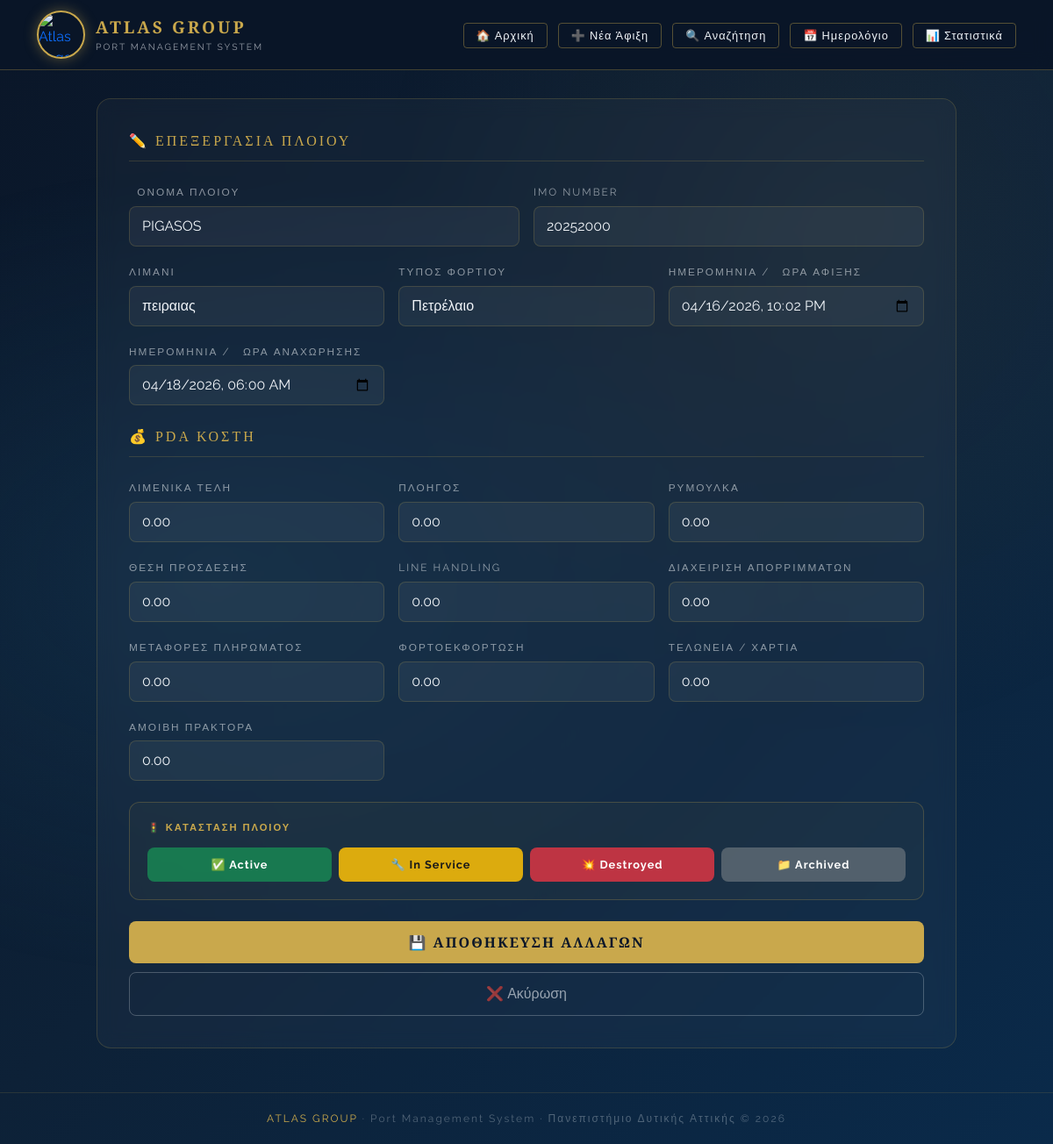
/edit_ship.php?id=2, run on the app's committed database.
### tables this page shows
CREATE TABLE `arrivals` (
  `id` int(11) NOT NULL,
  `ship_name` varchar(100) NOT NULL,
  `imo_number` varchar(20) DEFAULT NULL,
  `cargo_type` varchar(50) DEFAULT NULL,
  `port` varchar(100) DEFAULT NULL,
  `arrival_time` datetime DEFAULT NULL,
  `departure_date` datetime DEFAULT NULL,
  `port_charges` decimal(10,2) NOT NULL DEFAULT 0.00,
  `pilotage` decimal(10,2) NOT NULL DEFAULT 0.00,
  `towage` decimal(10,2) NOT NULL DEFAULT 0.00,
  `berth_dues` decimal(10,2) NOT NULL DEFAULT 0.00,
  `services` decimal(10,2) NOT NULL DEFAULT 0.00,
  `garbage` decimal(10,2) NOT NULL DEFAULT 0.00,
  `crew_changes` decimal(10,2) NOT NULL DEFAULT 0.00,
  `cargo_ops` decimal(10,2) NOT NULL DEFAULT 0.00,
  `customs_docs` decimal(10,2) NOT NULL DEFAULT 0.00,
  `agency_fee` decimal(10,2) NOT NULL DEFAULT 0.00,
  `status` varchar(20) DEFAULT 'ΑΝΑΜΕΝΟΜΕΝΟ',
  `actual_arrival` datetime DEFAULT NULL,
  `actual_departure` datetime DEFAULT NULL,
  `internal_notes` text DEFAULT NULL
);

### src/helpers.php (called while the page is built, shortened)
<?php
function safe_h(?string $value): string {
    return htmlspecialchars((string)($value ?? ''), ENT_QUOTES, 'UTF-8');
}
function format_datetime_local_input(?string $value): string {
    $timestamp = strtotime($value);
    return date('Y-m-d\TH:i', $timestamp);
}

### src/edit_ship.php (the view, shortened to what this page needs)
<?php
include 'db_connect.php';
include 'helpers.php';
$id = intval($_GET['id'] ?? 0);
$stmt = $conn->prepare('SELECT * FROM arrivals WHERE id = ?');
$stmt->bind_param('i', $id);
$stmt->execute();
$ship = $stmt->get_result()->fetch_assoc();
$types = ['Containers', 'Πετρέλαιο', 'Χύδην Φορτίο', 'Επιβάτες', 'Άλλο'];
?>
<!DOCTYPE html>
<html lang="el">
<head>
    <link href="https://cdn.jsdelivr.net/npm/bootstrap@5.3.0/dist/css/bootstrap.min.css" rel="stylesheet">
</head>
<body>
<div class="content-wrapper">
    <nav class="navbar-atlas">
        <div class="container d-flex justify-content-between align-items-center">
            <a href="index.php" class="navbar-brand-atlas">
                <img src="https://cdn.abacus.ai/images/2740de7f-a8ff-4f15-a162-2b34e6333d3f.png" class="logo-img" alt="Atlas Logo">
                <div>
                    <div class="brand-name">ATLAS GROUP</div>
                    <div class="brand-sub">Port Management System</div>
                </div>
            </a>
            <div>
                <a href="index.php" class="nav-btn">&#127968; &#913;&#961;&#967;&#953;&#954;&#942;</a>
                <a href="add_ship.php" class="nav-btn">&#10133; &#925;&#941;&#945; &#902;&#966;&#953;&#958;&#951;</a>
                <a href="search.php" class="nav-btn">&#128269; &#913;&#957;&#945;&#950;&#942;&#964;&#951;&#963;&#951;</a>
                <a href="calendar.php" class="nav-btn">&#128197; &#919;&#956;&#949;&#961;&#959;&#955;&#972;&#947;&#953;&#959;</a>
                <a href="statistics.php" class="nav-btn">&#128202; &#931;&#964;&#945;&#964;&#953;&#963;&#964;&#953;&#954;&#940;</a>
            </div>
        </div>
    </nav>
    <div class="container">
        <div class="form-card">
            <div class="section-title">&#9999;&#65039; &#917;&#960;&#949;&#958;&#949;&#961;&#947;&#945;&#963;&#943;&#945; &#928;&#955;&#959;&#943;&#959;&#965;</div>
            <form method="POST">
                <div class="row g-3">
                    <div class="col-md-6">
                        <label class="form-label">&#8199;&#927;&#957;&#959;&#956;&#945; &#928;&#955;&#959;&#943;&#959;&#965;</label>
                        <input type="text" name="ship_name" class="form-control" required
                               value="<?= safe_h($ship['ship_name']) ?>">
                    </div>
                    <div class="col-md-6">
                        <label class="form-label">IMO Number</label>
                        <input type="text" name="imo_number" class="form-control"
                               value="<?= safe_h($ship['imo_number']) ?>">
                    </div>
                    <div class="col-md-4">
                        <label class="form-label">&#923;&#953;&#956;&#940;&#957;&#953;</label>
                        <input type="text" name="port" class="form-control" required
                               value="<?= safe_h($ship['port'] ?? '') ?>">
                    </div>
                    <div class="col-md-4">
                        <label class="form-label">&#932;&#973;&#960;&#959;&#962; &#934;&#959;&#961;&#964;&#943;&#959;&#965;</label>
                        <select name="cargo_type" class="form-select">
                            <?php foreach ($types as $type): ?>
                                <option value="<?= safe_h($type) ?>"
                                    <?= (($ship['cargo_type'] ?? '') === $type) ? 'selected' : '' ?>>
                                    <?= safe_h($type) ?>
                                </option>
                            <?php endforeach; ?>
                        </select>
                    </div>
                    <div class="col-md-4">
                        <label class="form-label">&#919;&#956;&#949;&#961;&#959;&#956;&#951;&#957;&#943;&#945; / &#8199;&#937;&#961;&#945; &#902;&#966;&#953;&#958;&#951;&#962;</label>
                        <input type="datetime-local" name="arrival_time" class="form-control" required
                               value="<?= safe_h(format_datetime_local_input($ship['arrival_time'] ?? null)) ?>">
                    </div>
                    <div class="col-md-4">
                        <label class="form-label">&#919;&#956;&#949;&#961;&#959;&#956;&#951;&#957;&#943;&#945; / &#8199;&#937;&#961;&#945; &#913;&#957;&#945;&#967;&#974;&#961;&#951;&#963;&#951;&#962;</label>
                        <input type="datetime-local" name="departure_date" class="form-control"
                               value="<?= safe_h(format_datetime_local_input($ship['departure_date'] ?? null)) ?>">
                    </div>
                </div>
                <div class="section-title mt-4">&#128176; PDA &#922;&#972;&#963;&#964;&#951;</div>
                <div class="row g-3">
                    <?php
                    $pda_fields = [
                        'port_charges'  => '&#923;&#953;&#956;&#949;&#957;&#953;&#954;&#940; &#964;&#941;&#955;&#951;',
                        'pilotage'      => '&#928;&#955;&#959;&#951;&#947;&#972;&#962;',
                        'towage'        => '&#929;&#965;&#956;&#959;&#965;&#955;&#954;&#940;',
                        'berth_dues'    => '&#920;&#941;&#963;&#951; &#960;&#961;&#972;&#963;&#948;&#949;&#963;&#951;&#962;',
                        'services'      => 'Line handling',
                        'garbage'       => '&#916;&#953;&#945;&#967;&#949;&#943;&#961;&#953;&#963;&#951; &#945;&#960;&#959;&#961;&#961;&#953;&#956;&#956;&#940;&#964;&#969;&#957;',
                        'crew_changes'  => '&#924;&#949;&#964;&#945;&#966;&#959;&#961;&#941;&#962; &#960;&#955;&#951;&#961;&#974;&#956;&#945;&#964;&#959;&#962;',
                        'cargo_ops'     => '&#934;&#959;&#961;&#964;&#959;&#949;&#954;&#966;&#972;&#961;&#964;&#969;&#963;&#951;',
                        'customs_docs'  => '&#932;&#949;&#955;&#969;&#957;&#949;&#943;&#945; / &#935;&#945;&#961;&#964;&#953;&#940;',
                        'agency_fee'    => '&#913;&#956;&#959;&#953;&#946;&#942; &#960;&#961;&#940;&#954;&#964;&#959;&#961;&#945;',
                    ];
                    foreach ($pda_fields as $fname => $flabel):
                    ?>
                    <div class="col-md-4">
                        <label class="form-label"><?= $flabel ?></label>
                        <input type="number" step="0.01" min="0" name="<?= $fname ?>" class="form-control"
                               value="<?= safe_h((string)($ship[$fname] ?? 0)) ?>">
                    </div>
                    <?php endforeach; ?>
                </div>
                <div class="status-section">
                    <div class="status-section-title">&#128678; &#922;&#945;&#964;&#940;&#963;&#964;&#945;&#963;&#951; &#928;&#955;&#959;&#943;&#959;&#965;</div>
                    <div class="d-flex gap-2 flex-wrap">
                        <button type="button" class="status-btn btn-status-active <?= (($ship['status'] ?? 'Active') === 'Active') ? 'active-selected' : '' ?>"
                            onclick="setStatus('Active', this)">&#9989; Active</button>
                        <button type="button" class="status-btn btn-status-service <?= (($ship['status'] ?? '') === 'Service') ? 'active-selected' : '' ?>"
                            onclick="setStatus('Service', this)">&#128295; In Service</button>
                        <button type="button" class="status-btn btn-status-destroyed <?= (($ship['status'] ?? '') === 'Destroyed') ? 'active-selected' : '' ?>"
                            onclick="setStatus('Destroyed', this)">&#128165; Destroyed</button>
                        <button type="button" class="status-btn btn-status-archived <?= (($ship['status'] ?? '') === 'Archived') ? 'active-selected' : '' ?>"
                            onclick="setStatus('Archived', this)">&#128193; Archived</button>
                    </div>
                </div>
                <div class="mt-4">
                    <button type="submit" class="btn-atlas">&#128190; &#913;&#928;&#927;&#920;&#919;&#922;&#917;&#933;&#931;&#919; &#913;&#923;&#923;&#913;&#915;&#937;&#925;</button>
                    <a href="index.php" class="btn-cancel">&#10060; &#913;&#954;&#973;&#961;&#969;&#963;&#951;</a>
                </div>
            </form>
        </div>
    </div>
    <footer class="atlas-footer">
        <span>ATLAS GROUP</span> &middot; Port Management System &middot; &#928;&#945;&#957;&#949;&#960;&#953;&#963;&#964;&#942;&#956;&#953;&#959; &#916;&#965;&#964;&#953;&#954;&#942;&#962; &#913;&#964;&#964;&#953;&#954;&#942;&#962; &copy; 2026
    </footer>
</div>
</body>
</html>

### src/edit_ship.php (style rules this page uses)
:root { --navy:#0a1628; --deep-blue:#0d2137; --gold:#c9a84c; --gold-light:#e8c96d; --white:#f0f4f8; }
body { background:linear-gradient(135deg,#0a1628 0%,#0d2137 50%,#0a2a4a 100%); min-height:100vh; font-family:'Raleway',sans-serif; color:var(--white); }
body::before { content:''; position:fixed; inset:0; background:radial-gradient(ellipse at 20% 50%,rgba(26,74,107,0.3) 0%,transparent 50%),radial-gradient(ellipse at 80% 20%,rgba(201,168,76,0.06) 0%,transparent 40%); pointer-events:none; }
.content-wrapper { position:relative; z-index:1; }
.navbar-atlas { background:rgba(10,22,40,0.95); border-bottom:1px solid rgba(201,168,76,0.3); padding:12px 0; backdrop-filter:blur(10px); }
.navbar-brand-atlas { display:flex; align-items:center; gap:12px; text-decoration:none; }
.logo-img { width:55px; height:55px; border-radius:50%; border:2px solid var(--gold); object-fit:cover; box-shadow:0 0 15px rgba(201,168,76,0.4); }
.brand-name { font-family:'Cinzel',serif; font-size:1.2rem; color:var(--gold); letter-spacing:3px; font-weight:700; }
.brand-sub { font-size:.65rem; color:rgba(240,244,248,.6); letter-spacing:2px; text-transform:uppercase; }
.nav-btn { background:transparent; border:1px solid rgba(201,168,76,.4); color:var(--white)!important; border-radius:4px; padding:6px 14px; font-size:.8rem; letter-spacing:1px; text-decoration:none; margin-left:8px; transition:.3s; }
.form-card { background:rgba(255,255,255,.03); border:1px solid rgba(201,168,76,.2); border-radius:16px; padding:36px; backdrop-filter:blur(10px); max-width:980px; margin:32px auto; }
.section-title { font-family:'Cinzel',serif; font-size:1rem; letter-spacing:3px; color:var(--gold); text-transform:uppercase; border-bottom:1px solid rgba(201,168,76,.2); padding-bottom:10px; margin-bottom:22px; }
.form-label { font-size:.74rem; letter-spacing:2px; text-transform:uppercase; color:rgba(240,244,248,.55); margin-bottom:6px; }
.form-control,.form-select { background:rgba(255,255,255,.05)!important; border:1px solid rgba(201,168,76,.2)!important; color:var(--white)!important; border-radius:8px; padding:10px 14px; }
.form-select option { background:#0d2137; color:var(--white); }
.btn-atlas { background:var(--gold); color:var(--navy); border:none; border-radius:8px; padding:12px; font-family:'Cinzel',serif; letter-spacing:2px; font-weight:700; width:100%; }
.btn-cancel { display:block; text-align:center; margin-top:10px; padding:12px; border-radius:8px; border:1px solid rgba(240,244,248,.25); color:rgba(240,244,248,.6); text-decoration:none; }
.atlas-footer { border-top:1px solid rgba(201,168,76,.15); padding:20px 0; text-align:center; font-size:.75rem; color:rgba(240,244,248,.3); letter-spacing:2px; margin-top:50px; }
.atlas-footer span { color:var(--gold); }
.status-section { border:1px solid rgba(201,168,76,.25); border-radius:12px; padding:20px; margin-top:24px; background:rgba(201,168,76,.04); }
.status-section-title { font-size:.7rem; letter-spacing:2px; text-transform:uppercase; color:var(--gold); margin-bottom:14px; font-weight:600; }
.status-btn { border:none; border-radius:8px; padding:10px 18px; font-size:.8rem; font-weight:700; letter-spacing:1px; cursor:pointer; transition:all .25s; flex:1; }
.btn-status-active { background:rgba(25,135,84,.85); color:#fff; }
.btn-status-service { background:rgba(255,193,7,.85); color:#1a1a1a; }
.btn-status-destroyed { background:rgba(220,53,69,.85); color:#fff; }
.btn-status-archived { background:rgba(108,117,125,.7); color:#fff; }

### data on the page
arrivals: ship_name "PIGASOS", imo_number "20252000", port "πειραιας", arrival_time "04/16/2026 22:02", departure_date "04/18/2026 06:00", port_charges "0.00", pilotage "0.00", towage "0.00", berth_dues "0.00", services "0.00", garbage "0.00", crew_changes "0.00", cargo_ops "0.00", customs_docs "0.00", agency_fee "0.00"

### other printed values
$flabel "ΛΙΜΕΝΙΚΆ ΤΈΛΗ"
$flabel "ΠΛΟΗΓΌΣ"
$flabel "ΡΥΜΟΥΛΚΆ"
$flabel "ΘΈΣΗ ΠΡΌΣΔΕΣΗΣ"
$flabel "LINE HANDLING"
$flabel "ΔΙΑΧΕΊΡΙΣΗ ΑΠΟΡΡΙΜΜΆΤΩΝ"
$flabel "ΜΕΤΑΦΟΡΈΣ ΠΛΗΡΏΜΑΤΟΣ"
$flabel "ΦΟΡΤΟΕΚΦΌΡΤΩΣΗ"
$flabel "ΤΕΛΩΝΕΊΑ / ΧΑΡΤΙΆ"
$flabel "ΑΜΟΙΒΉ ΠΡΆΚΤΟΡΑ"
form field cargo_type "Πετρέλαιο"
